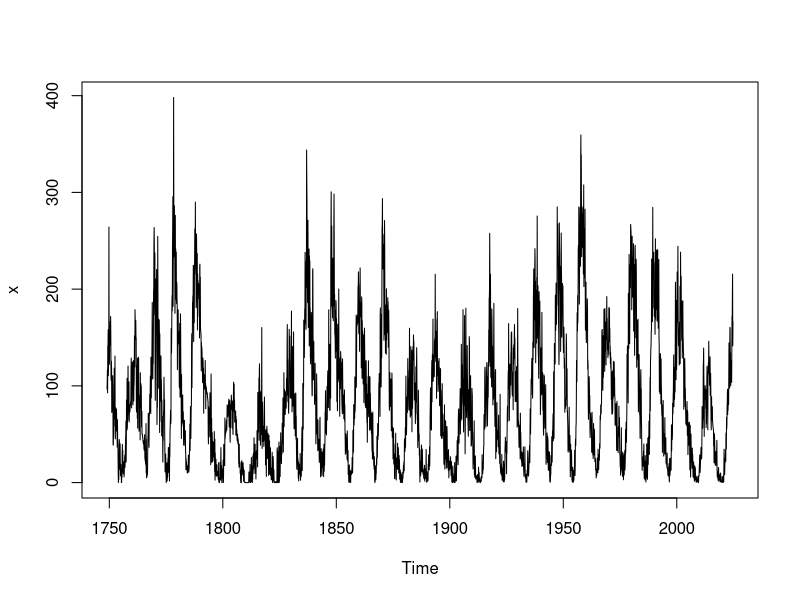
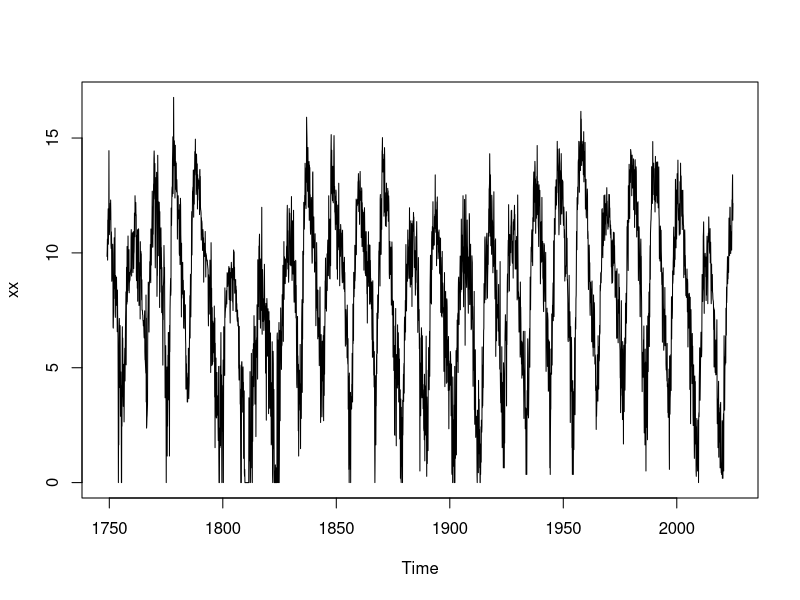
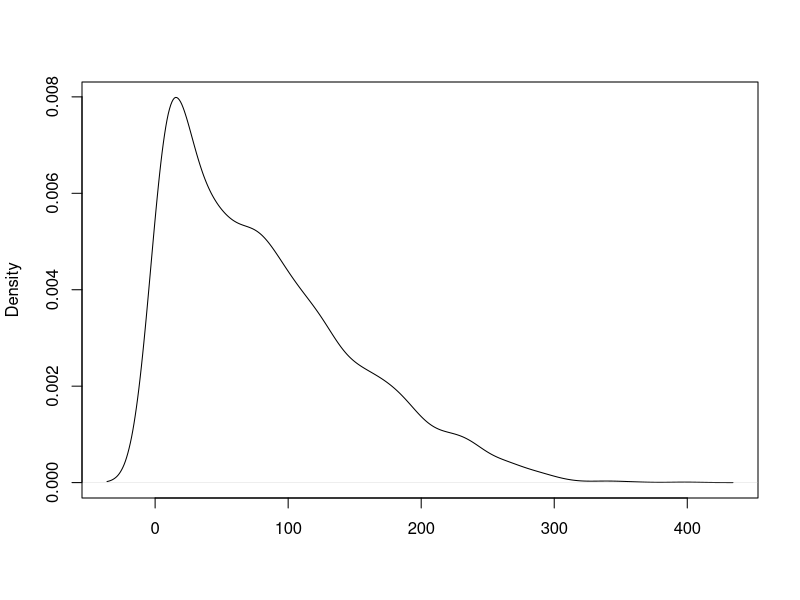
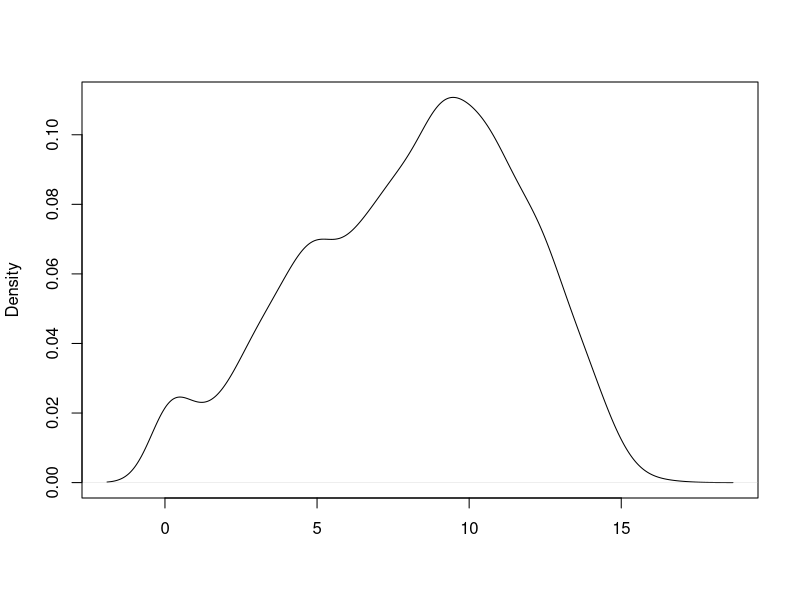

Recreate these plots in R, in order.
lambda <- 0.3 # Box-Cox パラメータの設定
par(ask = T) # 複数の図を順繰りに表示(`次の図を見るためには <Return> キーを押して下さい:`のプロンプト表示)する設定
x <- sunspot.month # データ(太陽黒点数の月次変動)の読み込み
xx <- ((x + 1) ^ lambda - 1) / lambda # Box-Cox 変換の実行
plot(x, type = "l") # 元の時系列データの表示
plot(xx, type = "l") # 変換後の時系列データの表示
plot(density(x), main = "", xlab = "") # 値の分布の表示（元データ）
plot(density(xx), main = "", xlab = "") # 値の分布の表示（変換後のデータ）
